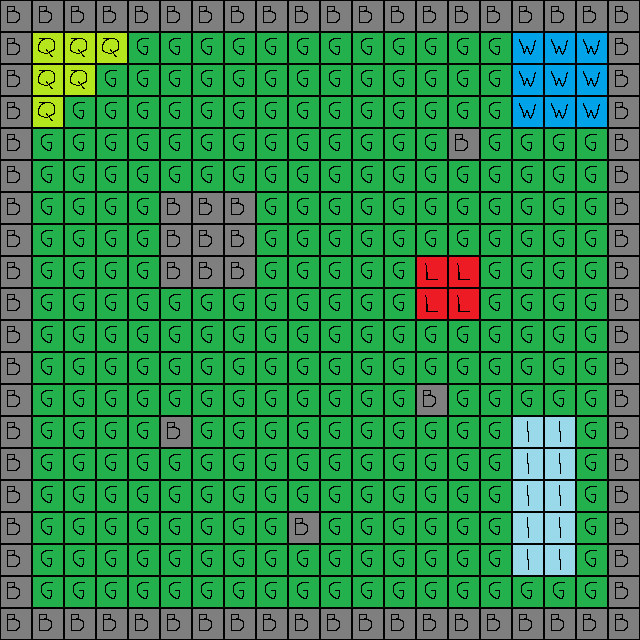

This game map was drawn from its Tiled (.tmx) file and the tilesets committed beside it. A one-line description and the trimmed map source follow:
An orthogonal 20x20 tile map with 32x32 px tiles, 1 tile layer (Tile Layer 1).

<map version="1.0" orientation="orthogonal" width="20" height="20" tilewidth="32" tileheight="32">
 <tileset firstgid="1" name="WoodTiles" tilewidth="32" tileheight="32">
  <image source="WoodTiles.png" width="128" height="128" />
  <tile id="1">
   <properties>
    <property name="solid" value="" />
   </properties>
  </tile>
  <tile id="3">
   <properties>
    <property name="water" value="" />
   </properties>
  </tile>
  <tile id="5">
   <properties>
    <property name="lava" value="" />
   </properties>
  </tile>
 </tileset>
 <layer name="Tile Layer 1" width="20" height="20">
  <data>[400 cells, 400 non-empty, 6 distinct tile ids]</data>
 </layer>
</map>